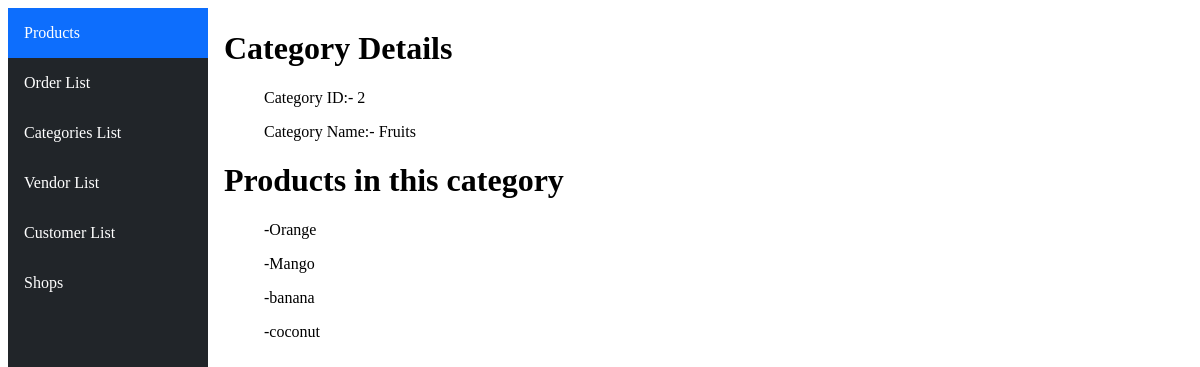
The app's page /categorydetail/2, older data.
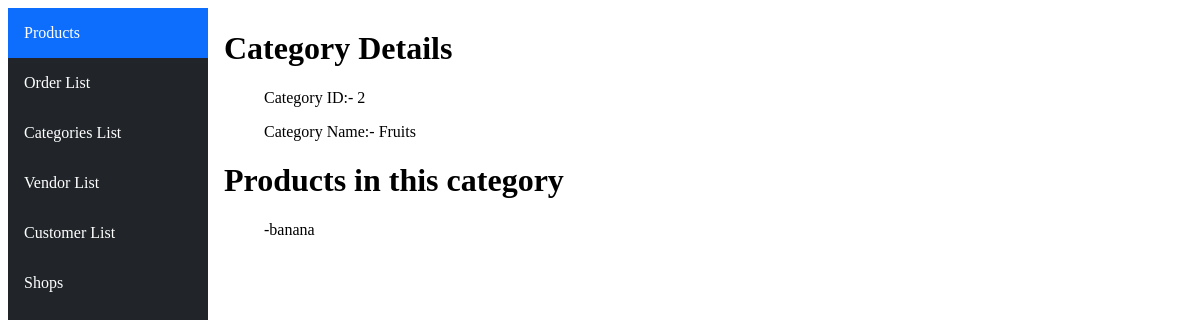
The same page, newer data.
### ecommerceApp/models.py (models this page shows, shortened)
class Product(models.Model):
    name=models.CharField(max_length=50)
    description=models.CharField(max_length=1000)
    category=models.ForeignKey(Category,on_delete=models.CASCADE, related_name="category_name")
    shop=models.ManyToManyField(Shop, related_name="shop_name")

### ecommerceApp/views.py (the view)
# urls.py: path('categorydetail/<int:id>',views.caregoryDetail,name="category-detail"),
def caregoryDetail(request,id):
    products=Product.objects.filter(category=id)
    category=Category.objects.get(pk=id)
    category.category_name.name
    return render(request, 'html/categoryDetail.html',{"category":category, "products":products})

### ecommerceApp/templates/html/categoryDetail.html
{%extends "html/layout.html"%}
{%block body%}
<h1>Category Details </h1>
   <ul> Category ID:- {{category.id}}</ul>
   <ul> Category Name:- {{category.name}}</ul>
<h1>Products in this category</h1>
   {%for product in products%}
    <ul>-{{product.name}}</ul>
   {%endfor%}
{%endblock%}

Row changes from the older to the newer data that the page shows:
removed Product: name "Orange"
removed Product: name "Mango"
removed Product: name "coconut"
